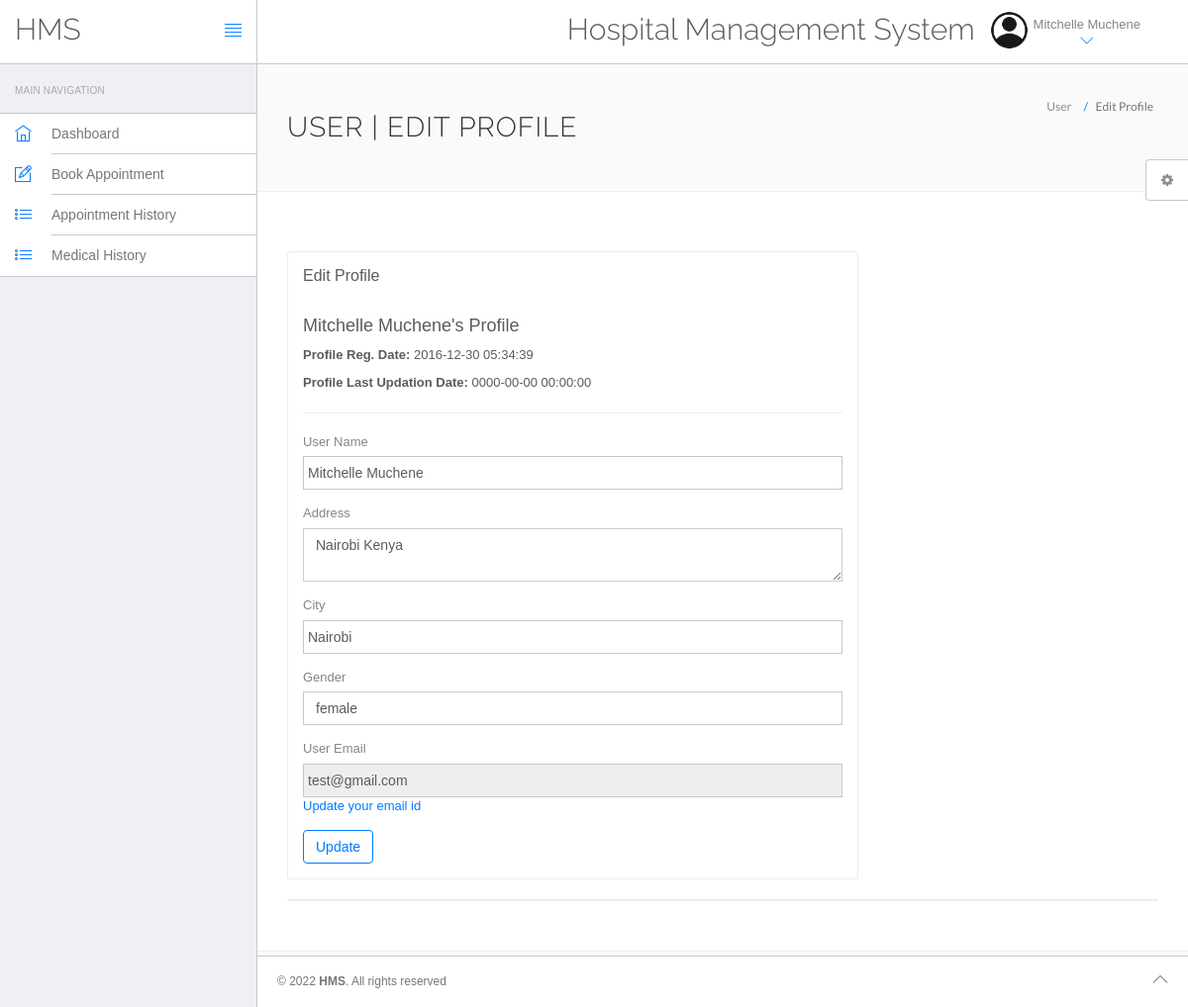
The app's page /clinic/hms/edit-profile.php (signed in) with its own data.
### tables this page shows
CREATE TABLE `users` (
  `id` int(11) NOT NULL,
  `fullName` varchar(255) DEFAULT NULL,
  `address` longtext DEFAULT NULL,
  `city` varchar(255) DEFAULT NULL,
  `gender` varchar(255) DEFAULT NULL,
  `email` varchar(255) DEFAULT NULL,
  `password` varchar(255) DEFAULT NULL,
  `regDate` timestamp NULL DEFAULT current_timestamp(),
  `updationDate` timestamp NULL DEFAULT NULL ON UPDATE current_timestamp()
);

### clinic/hms/edit-profile.php (the view, shortened to what this page needs)
<?php
include('include/config.php');
?>
<!DOCTYPE html>
<html lang="en">
	<head>
		<link rel="stylesheet" href="vendor/bootstrap/css/bootstrap.min.css">
		<link rel="stylesheet" href="vendor/fontawesome/css/font-awesome.min.css">
		<link rel="stylesheet" href="vendor/themify-icons/themify-icons.min.css">
		<link href="vendor/animate.css/animate.min.css" rel="stylesheet" media="screen">
		<link href="vendor/perfect-scrollbar/perfect-scrollbar.min.css" rel="stylesheet" media="screen">
		<link href="vendor/switchery/switchery.min.css" rel="stylesheet" media="screen">
		<link href="vendor/bootstrap-touchspin/jquery.bootstrap-touchspin.min.css" rel="stylesheet" media="screen">
		<link href="vendor/select2/select2.min.css" rel="stylesheet" media="screen">
		<link href="vendor/bootstrap-datepicker/bootstrap-datepicker3.standalone.min.css" rel="stylesheet" media="screen">
		<link href="vendor/bootstrap-timepicker/bootstrap-timepicker.min.css" rel="stylesheet" media="screen">
		<link rel="stylesheet" href="assets/css/styles.css">
		<link rel="stylesheet" href="assets/css/plugins.css">
		<link rel="stylesheet" href="assets/css/themes/theme-1.css" id="skin_color" />
	</head>
	<body>
		<div id="app">
<?php include('include/sidebar.php');?>
			<div class="app-content">
						<?php include('include/header.php');?>
				<div class="main-content" >
					<div class="wrap-content container" id="container">
						<section id="page-title">
							<div class="row">
								<div class="col-sm-8">
									<h1 class="mainTitle">User | Edit Profile</h1>
																	</div>
								<ol class="breadcrumb">
									<li>
										<span>User </span>
									</li>
									<li class="active">
										<span>Edit Profile</span>
									</li>
								</ol>
							</div>
						</section>
						<div class="container-fluid container-fullw bg-white">
							<div class="row">
								<div class="col-md-12">
									<div class="row margin-top-30">
										<div class="col-lg-8 col-md-12">
											<div class="panel panel-white">
												<div class="panel-heading">
													<h5 class="panel-title">Edit Profile</h5>
												</div>
												<div class="panel-body">
									<?php
$sql=mysqli_query($con,"select * from users where id='".$_SESSION['id']."'");
while($data=mysqli_fetch_array($sql))
{
?>
<h4><?php echo htmlentities($data['fullName']);?>'s Profile</h4>
<p><b>Profile Reg. Date: </b><?php echo htmlentities($data['regDate']);?></p>
<?php if($data['updationDate']){?>
<p><b>Profile Last Updation Date: </b><?php echo htmlentities($data['updationDate']);?></p>
<?php } ?>
<hr />													<form role="form" name="edit" method="post">
<div class="form-group">
															<label for="fname">
																 User Name
															</label>
	<input type="text" name="fname" class="form-control" value="<?php echo htmlentities($data['fullName']);?>" >
														</div>
<div class="form-group">
															<label for="address">
																 Address
															</label>
					<textarea name="address" class="form-control"><?php echo htmlentities($data['address']);?></textarea>
														</div>
<div class="form-group">
															<label for="city">
																 City
															</label>
		<input type="text" name="city" class="form-control" required="required"  value="<?php echo htmlentities($data['city']);?>" >
														</div>
<div class="form-group">
									<label for="gender">
																Gender
															</label>
<select name="gender" class="form-control" required="required" >
<option value="<?php echo htmlentities($data['gender']);?>"><?php echo htmlentities($data['gender']);?></option>
</select>
														</div>
<div class="form-group">
									<label for="fess">
																 User Email
															</label>
					<input type="email" name="uemail" class="form-control"  readonly="readonly"  value="<?php echo htmlentities($data['email']);?>">
					<a href="change-emaild.php">Update your email id</a>
														</div>
														<button type="submit" name="submit" class="btn btn-o btn-primary">
															Update
														</button>
													</form>
													<?php } ?>
												</div>
											</div>
										</div>
											</div>
										</div>
									<div class="col-lg-12 col-md-12">
											<div class="panel panel-white">
											</div>
										</div>
									</div>
								</div>
					</div>
				</div>
			</div>
	<?php include('include/footer.php');?>
	<?php include('include/setting.php');?>
		</div>
	</body>
</html>

### clinic/hms/include/header.php (shortened to what this page needs)
<header class="navbar navbar-default navbar-static-top">
					<div class="navbar-header">
						<a class="navbar-brand" href="#">
							<h2 style="padding-top:20% ">HMS</h2>
						</a>
						<a href="#" class="sidebar-toggler pull-right visible-md visible-lg" data-toggle-class="app-sidebar-closed" data-toggle-target="#app">
							<i class="ti-align-justify"></i>
						</a>
					</div>
					<div class="navbar-collapse collapse">
						<ul class="nav navbar-right">
								<li  style="padding-top:2% ">
								<h2>Hospital Management System</h2>
							</li>
							<li class="dropdown current-user">
								<a href class="dropdown-toggle" data-toggle="dropdown">
									<img src="assets/images/account.png"> <span class="username">
									<?php $query=mysqli_query($con,"select fullName from users where id='".$_SESSION['id']."'");
while($row=mysqli_fetch_array($query))
{
	echo $row['fullName'];
}
									?> <i class="ti-angle-down"></i></i></span>
								</a>
							</li>
						</ul>
					</div>
				</header>

### clinic/hms/assets/css/themes/theme-1.css (style rules this page uses)
body { background: #FAFAFA; }
header .navbar-header { background: #ffffff !important; border-right-color: #c8c7cc !important; border-bottom-color: #c8c7cc !important; }
header .navbar-header .sidebar-toggler, header .navbar-header .sidebar-mobile-toggler { color: #007aff !important; }
header .navbar-header .navbar-brand { color: #777 !important; }
header .navbar-collapse { background: #ffffff !important; border-bottom-color: #c8c7cc !important; box-shadow: none !important; }
header .navbar-collapse .navbar-right > li > a { color: #777; }
header .navbar-collapse .navbar-right > li > a i { color: #007aff !important; }

### records on screen
users: fullName "Mitchelle Muchene", regDate "2016-12-30 05:34:39", updationDate "0000-00-00 00:00:00", fname "Mitchelle Muchene", address "Nairobi Kenya", city "Nairobi", gender "female", uemail "test@gmail.com"
